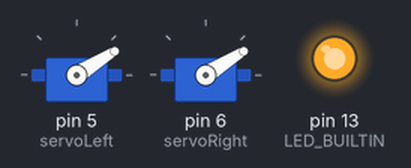
The sketch below on a simulated Arduino Uno, built with avr-gcc and run on an emulated ATmega328P. Shown: 2 × servo, output pins drawn as LEDs (lit = HIGH). What the sketch prints to the serial monitor is not drawn.

Above: at 5.75 s.
At 6.05 s:
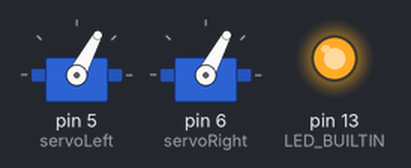
At 6.35 s:
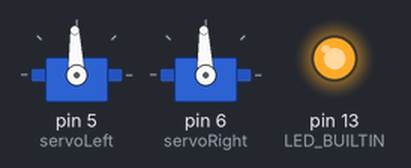
At 6.95 s:
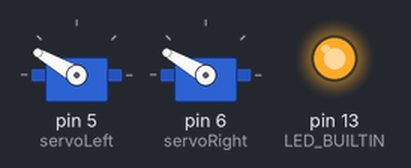
At 7.55 s:
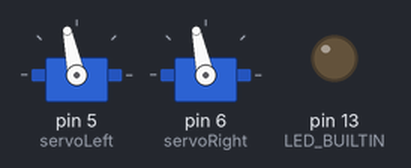
At 8.15 s:
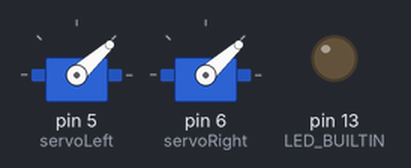
Timing chart, 0 to 11.8 s (numbered marks = the images above):
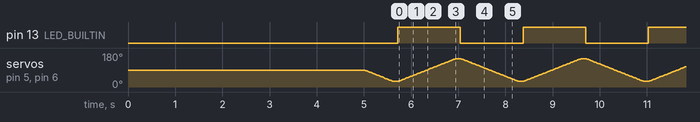

The sketch:

twist_and_band.ino
```cpp
#include <Servo.h>

Servo servoLeft, servoRight;  // create servo object to control a servo
// twelve servo objects can be created on most boards

#define pos_Min 0
#define pos_Max 180
#define pos_Init 90
#define angle_test 60  // angle to test twist

#define COUNT_TARGET 17500

#define speedTime 10   // delay when increase 1 degree
/**
 * 1 cycle degree =  target_Min -> target_MAX -> target_MIN = 240 degree
 * 1 cycle time = 1 cycle degree * speedTime  + 2 * delay time = 240 * 10 + 2 *100 = 2600 ms
 * Angle Speed = 1 degree / 10 ms = 100 degree / second = 1.745 rad/s
 */

int pos = 0;    // variable to store the servo position
unsigned int counter = 0;
int pos_target_min = pos_Init - angle_test;
int pos_target_max = pos_Init + angle_test;

void setup() {
  servoLeft.attach(5);  // attaches the servo on pin 3 to the servo object
  servoRight.attach(6);  // attaches the servo on pin 4 to the servo object
  pinMode(LED_BUILTIN, OUTPUT);
  Serial.begin(9600);
  servoLeft.write(pos_Init);              // tell servo to go to position in variable 'pos'
  servoRight.write(pos_Init);              // tell servo to go to position in variable 'pos'
  Serial.println("Set motor at init position done.");
  if ( (pos_Init + angle_test) > pos_Max)
  {
    Serial.println("Error: Angle test over angle Max!!!");
    while (1);
  }
  delay(5000);                       // waits 15ms for the servo to reach the position
  for (pos = pos_Init;  pos >= pos_target_min; pos -= 1)
  { // goes from 0 degrees to 180 degrees
    // in steps of 1 degree
    servoLeft.write(pos);              // tell servo to go to position in variable 'pos'
    servoRight.write(pos);              // tell servo to go to position in variable 'pos'
    delay(speedTime);                       // waits 15ms for the servo to reach the position
  }
  delay(100);
}

void loop() {

  digitalWrite(LED_BUILTIN, HIGH);
  for (pos = pos_target_min; pos <= pos_target_max; pos += 1) { // goes from 0 degrees to 180 degrees
    // in steps of 1 degree
    servoLeft.write(pos);              // tell servo to go to position in variable 'pos'
    servoRight.write(pos);              // tell servo to go to position in variable 'pos'
    delay(speedTime);                       // waits 15ms for the servo to reach the position
  }
  // counter++;
  // Serial.print("Counter: ");
  // Serial.println(counter);
  delay(100);

  digitalWrite(LED_BUILTIN, LOW);
  for (pos = pos_target_max; pos >= pos_target_min; pos -= 1) { // goes from 180 degrees to 0 degrees
    servoLeft.write(pos);              // tell servo to go to position in variable 'pos'
    servoRight.write(pos);              // tell servo to go to position in variable 'pos'
    delay(speedTime);                       // waits 15ms for the servo to reach the position
  }
  counter++;
  Serial.print("Counter: ");
  Serial.println(counter);
  delay(100);
  if ( counter >= COUNT_TARGET)
  {
    for (pos = pos_target_min;  pos <= pos_Init; pos += 1)
    { // goes from 0 degrees to 180 degrees
      // in steps of 1 degree
      servoLeft.write(pos);              // tell servo to go to position in variable 'pos'
      servoRight.write(pos);              // tell servo to go to position in variable 'pos'
      delay(speedTime);                       // waits 15ms for the servo to reach the position
    }
    while (1)
    {
      Serial.println("Test twist complete!");
      digitalWrite(LED_BUILTIN, HIGH);
      delay(50);
      digitalWrite(LED_BUILTIN, LOW);
      delay(50);
    }

  }
}
```

Measured:
- by itself, pin 13 (LED_BUILTIN): alternates HIGH for 1.3 s and LOW for 1.3 s
